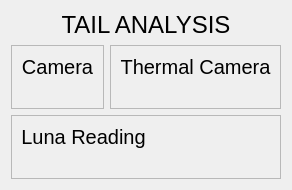
         <widget class="QWidget" name="page_5">
          <layout class="QGridLayout" name="gridLayout_6">
           <item row="1" column="0">
            <widget class="QFrame" name="frame_11">
             <property name="minimumSize">
              <size>
               <width>0</width>
               <height>0</height>
              </size>
             </property>
             <property name="maximumSize">
              <size>
               <width>16777215</width>
               <height>16777215</height>
              </size>
             </property>
             <property name="frameShape">
              <enum>QFrame::StyledPanel</enum>
             </property>
             <property name="frameShadow">
              <enum>QFrame::Raised</enum>
             </property>
             <layout class="QVBoxLayout" name="verticalLayout_18">
              <item>
               <widget class="QLabel" name="label_33">
                <property name="maximumSize">
                 <size>
                  <width>16777215</width>
                  <height>50</height>
                 </size>
                </property>
                <property name="font">
                 <font>
                  <pointsize>15</pointsize>
                 </font>
                </property>
                <property name="text">
                 <string>Camera</string>
                </property>
                <property name="alignment">
                 <set>Qt::AlignCenter</set>
                </property>
               </widget>
              </item>
              <item>
               <widget class="QLabel" name="label_37">
                <property name="sizePolicy">
                 <sizepolicy hsizetype="Preferred" vsizetype="Expanding">
                  <horstretch>0</horstretch>
                  <verstretch>0</verstretch>
                 </sizepolicy>
                </property>
                <property name="text">
                 <string/>
                </property>
               </widget>
              </item>
             </layout>
            </widget>
           </item>
           <item row="1" column="1">
            <widget class="QFrame" name="frame_13">
             <property name="minimumSize">
              <size>
               <width>0</width>
               <height>0</height>
              </size>
             </property>
             <property name="frameShape">
              <enum>QFrame::StyledPanel</enum>
             </property>
             <property name="frameShadow">
              <enum>QFrame::Raised</enum>
             </property>
             <layout class="QVBoxLayout" name="verticalLayout_19">
              <item>
               <widget class="QLabel" name="label_34">
                <property name="maximumSize">
                 <size>
                  <width>16777215</width>
                  <height>50</height>
                 </size>
                </property>
                <property name="font">
                 <font>
                  <pointsize>15</pointsize>
                 </font>
                </property>
                <property name="text">
                 <string>Thermal Camera</string>
                </property>
                <property name="alignment">
                 <set>Qt::AlignCenter</set>
                </property>
               </widget>
              </item>
              <item>
               <widget class="QLabel" name="label_38">
                <property name="sizePolicy">
                 <sizepolicy hsizetype="Preferred" vsizetype="Expanding">
                  <horstretch>0</horstretch>
                  <verstretch>0</verstretch>
                 </sizepolicy>
                </property>
                <property name="text">
                 <string/>
                </property>
               </widget>
              </item>
             </layout>
            </widget>
           </item>
           <item row="0" column="0" colspan="2">
            <widget class="QLabel" name="label_32">
             <property name="sizePolicy">
              <sizepolicy hsizetype="Preferred" vsizetype="Expanding">
               <horstretch>0</horstretch>
               <verstretch>0</verstretch>
              </sizepolicy>
             </property>
             <property name="maximumSize">
              <size>
               <width>16777215</width>
               <height>50</height>
              </size>
             </property>
             <property name="font">
              <font>
               <pointsize>18</pointsize>
              </font>
             </property>
             <property name="text">
              <string>TAIL ANALYSIS</string>
             </property>
             <property name="alignment">
              <set>Qt::AlignCenter</set>
             </property>
            </widget>
           </item>
           <item row="2" column="0" colspan="2">
            <widget class="QFrame" name="frame_14">
             <property name="frameShape">
              <enum>QFrame::StyledPanel</enum>
             </property>
             <property name="frameShadow">
              <enum>QFrame::Raised</enum>
             </property>
             <layout class="QVBoxLayout" name="verticalLayout_16">
              <item>
               <layout class="QHBoxLayout" name="horizontalLayout_8">
                <item>
                 <widget class="QLabel" name="label_36">
                  <property name="maximumSize">
                   <size>
                    <width>16777215</width>
                    <height>50</height>
                   </size>
                  </property>
                  <property name="font">
                   <font>
                    <pointsize>15</pointsize>
                   </font>
                  </property>
                  <property name="text">
                   <string>Luna Reading</string>
                  </property>
                  <property name="alignment">
                   <set>Qt::AlignCenter</set>
                  </property>
                 </widget>
                </item>
                <item>
                 <widget class="QLabel" name="label_54">
                  <property name="text">
                   <string/>
                  </property>
                 </widget>
                </item>
               </layout>
              </item>
              <item>
               <widget class="QLabel" name="label_40">
                <property name="sizePolicy">
                 <sizepolicy hsizetype="Preferred" vsizetype="Expanding">
                  <horstretch>0</horstretch>
                  <verstretch>0</verstretch>
                 </sizepolicy>
                </property>
                <property name="text">
                 <string/>
                </property>
               </widget>
              </item>
             </layout>
            </widget>
           </item>
          </layout>
         </widget>
